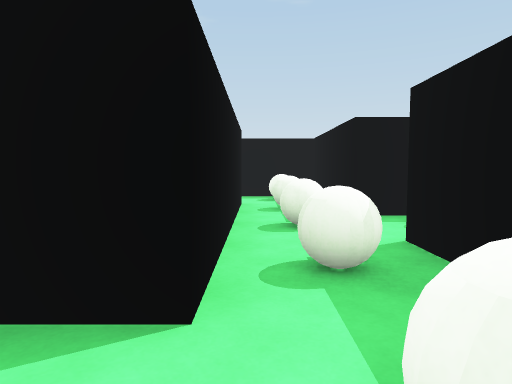
view 1 (above)

18 first-person views from a walk through a scene from a Unity 3-D project. The camera is 1.2 m above the floor, tilts 4° down and sees 75° across. The floor is counted in squares, 2 m on a side. Each view is taken from the middle of a square. On the plan, view 1 faces up. The plan holds only what a view shows up to about 10 squares ahead; the rest is blank. The player character is not drawn.

view 2
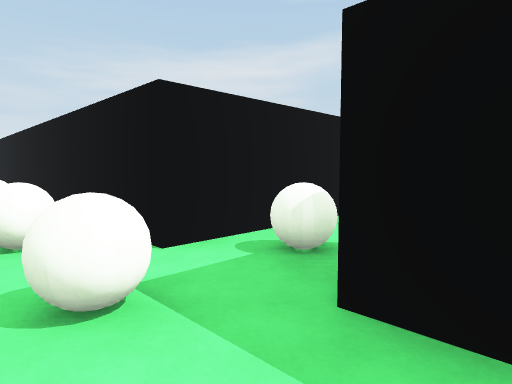

view 3
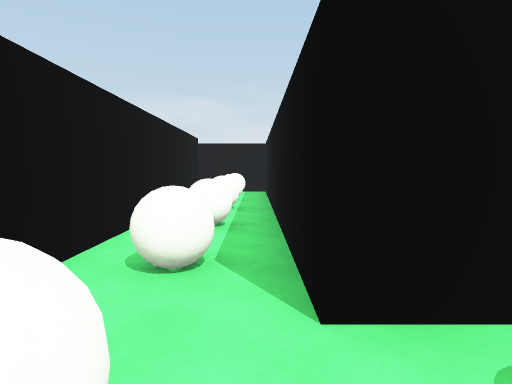

view 4
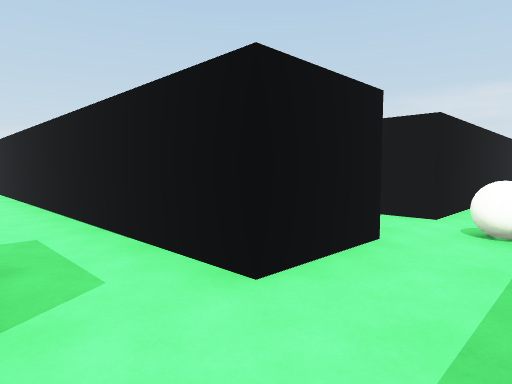

view 5
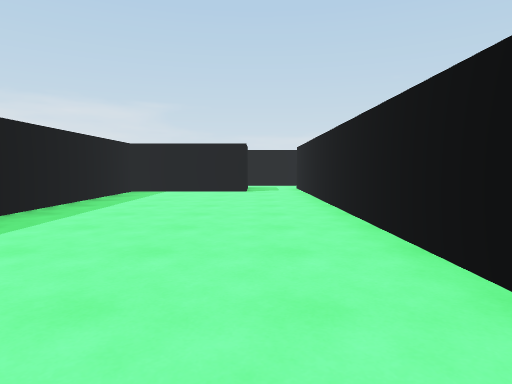

view 6
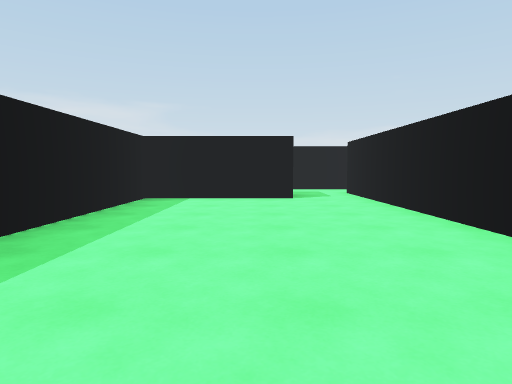

view 7
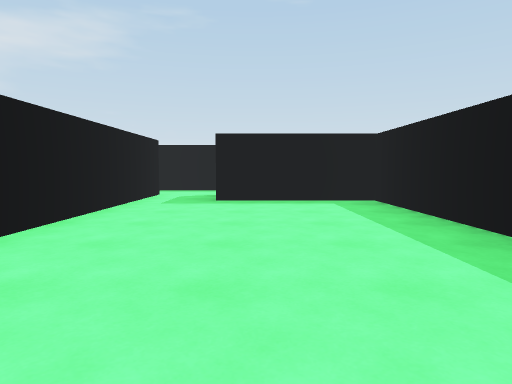

view 8
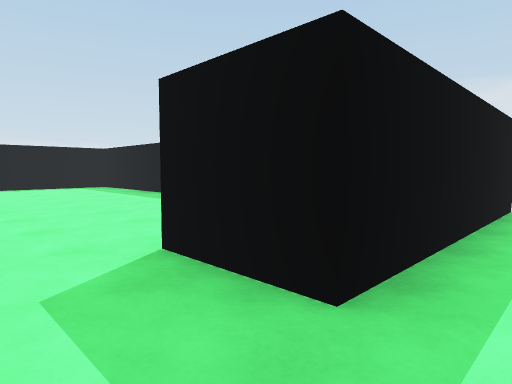

view 9
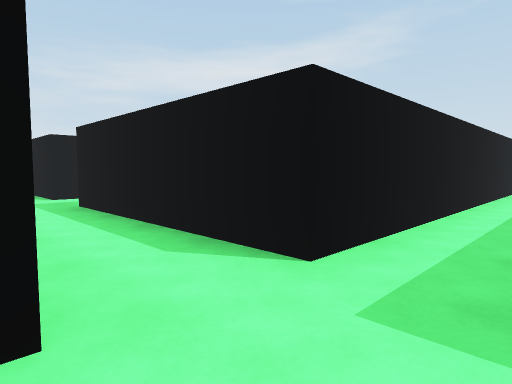

view 10
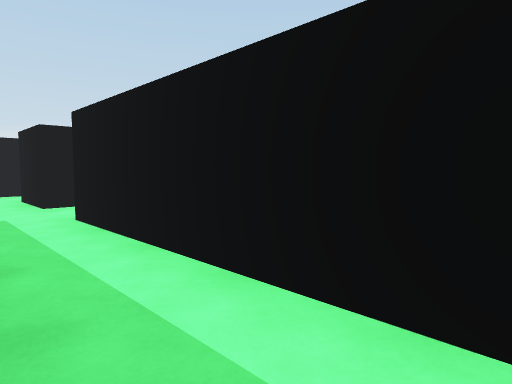

view 11
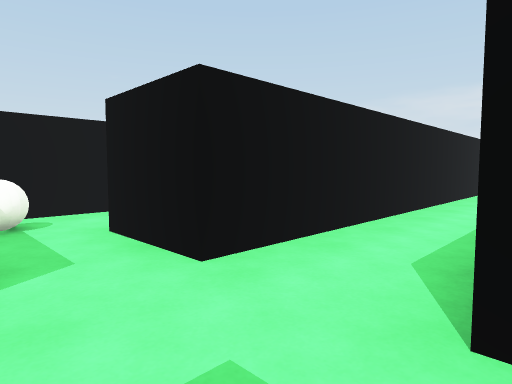

view 12
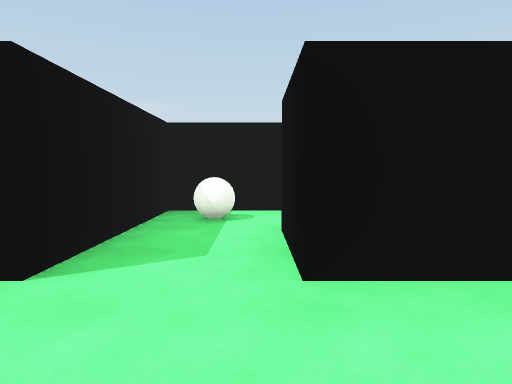

view 13
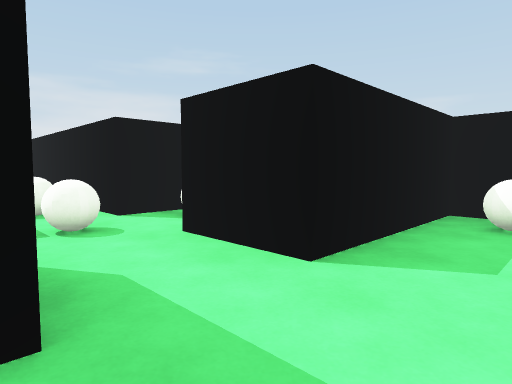

view 14
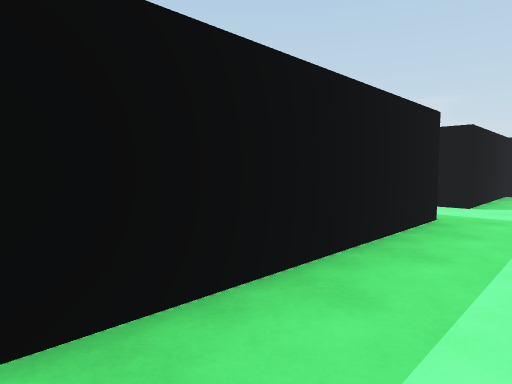

view 15
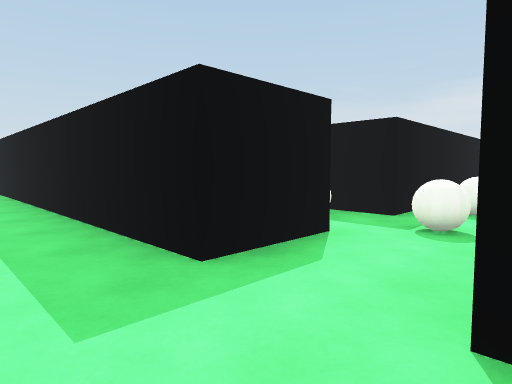

view 16
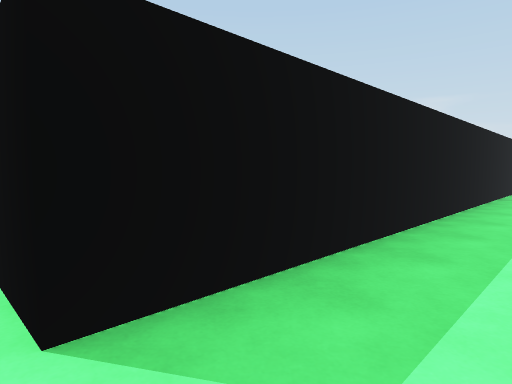

view 17
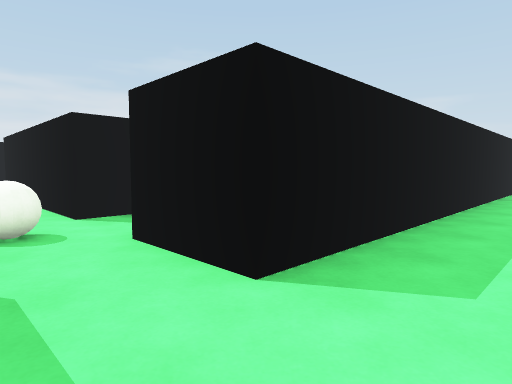

view 18
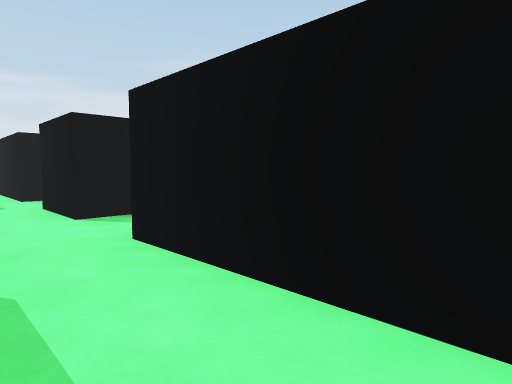

### Floor plan
Points are (right, up) in squares from view 1. A wall is a line through its corners. A room is listed if a view was taken in it or the views show most of it. See-through windows are left out.
Room 1 (views 1, 2, 3)
walls: (-0.2, 2.5) (-0.2, 1.3) (-7.7, 1.3) (-7.7, -0.5); (1.1, -0.3) (2.7, -0.3); (-6.2, -0.3) (-0.2, -0.3) (-0.2, -1); (2.5, 1.3) (1.3, 1.3) (1.3, 2.8)
ways out: opening at (2, 0.5) to room 2; opening at (0.5, 2) to room 5; opening at (0.5, -1)
objects: other object (-7, 0); other object (-5, 0); ball (-4, 0); ball (-2, 0); ball (-1, 0); ball (1, 0); ball (1, 2)
Room 2 (views 4, 8, 10, 11, 12, 13, 14, 16, 17, 18)
walls: (8.7, -4.5) (8.7, -12.3) (4.3, -12.3); (6.5, -0.3) (8.8, -0.3); (10.2, -12.3) (10.2, -0.3) (11.8, -0.3); (4, 1.3) (2.5, 1.3); (2.4, -13.7) (8.7, -13.7)
ways out: opening at (2, 0.5) to room 1; opening at (3.5, -11.5) to room 3; opening at (3.5, -1) to room 3; opening at (9.5, -14.5) to room 4; opening at (11, -13); opening at (11, 0.5)
Room 3 (views 5, 6, 7)
walls: (2.7, -0.3) (2.7, -12.3); (4.3, -12.3) (4.3, -10.7) (7.2, -10.7) (7.2, -1.8) (4.2, -1.8)
ways out: opening at (3.5, -11.5) to room 2; opening at (3.5, -1) to room 2
Room 4 (views 9, 15)
walls: (8.7, -13.7) (8.7, -15.2); (8.1, -16.7) (10.2, -16.7) (10.2, -13.7)
ways out: opening at (9.5, -14.5) to room 2; opening at (8, -16)
objects: ball (10, -16)
Room 5 (no view inside)
walls: (2, 4.2) (1.3, 4.2) (1.3, 5.5); (-0.2, 5.8) (-0.2, 2.5)
ways out: opening at (0.5, 2) to room 1; opening at (0.5, 5); opening at (2, 3.5)
objects: ball (1, 3); ball (1, 5)

Where each view was taken, in squares from view 1:
view 1: 0 up, 0 right, facing up
view 2: 0 up, 2 right, facing up-left
view 3: 1 up, 1 right, facing left
view 4: 1 up, 4 right, facing down-left
view 5: 2 down, 4 right, facing down
view 6: 4 down, 5 right, facing down
view 7: 8 down, 5 right, facing up
view 8: 13 down, 3 right, facing up-right
view 9: 14 down, 10 right, facing up-left
view 10: 8 down, 10 right, facing down-left
view 11: 12 down, 10 right, facing down-left
view 12: 12 down, 9 right, facing down
view 13: 12 down, 9 right, facing down-right
view 14: 8 down, 9 right, facing down-right
view 15: 14 down, 9 right, facing up-right
view 16: 0 up, 9 right, facing down-right
view 17: 1 up, 9 right, facing down-right
view 18: 1 up, 6 right, facing down-right
